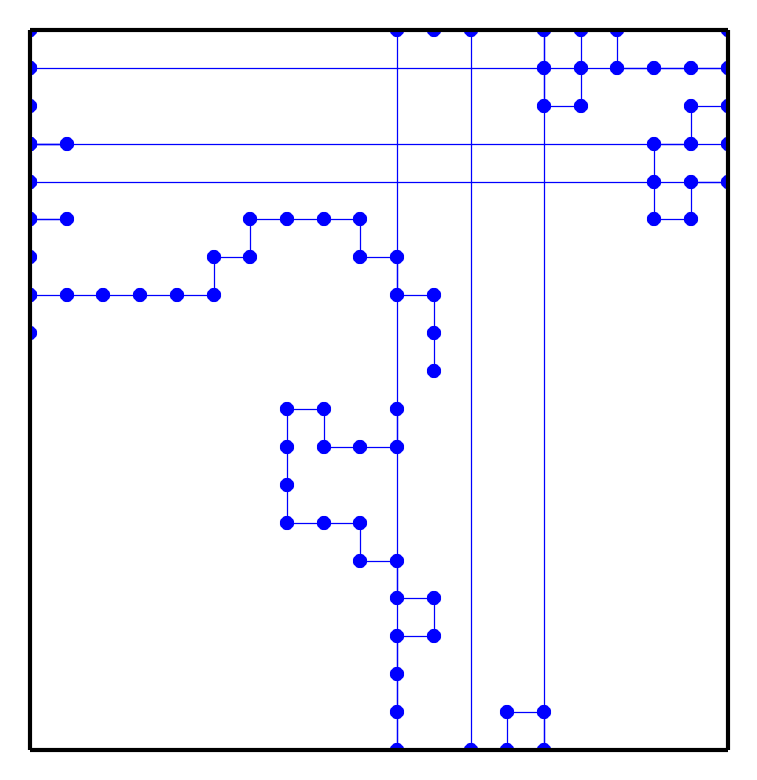

This chart was generated by the following Python code:
#!/usr/bin/python
#
# An implementation of a Loop Erased Random Walk (LERW)
# from a cylinder with reflecting boundaries on the left
# and open boundaries on the right.
# PNG output of a single trajectory.
# Habib Rehmann and Gunnar Pruessner
#

import random
import numpy as np
import matplotlib.pyplot as plt

seed = 10  # random seed
Length = 20  # length of the cyclinder
Circ = 20  # circumference of cyclinder
s = 0  # Step number.

trajectory = []   # List of the x coordinates of all points visited.
# (Length x Circ) 2D array of zeros
lattice = np.zeros((Length, Circ), dtype=int)
random.seed(seed)

xStart = random.randint(0, Length)	# x coordinate of starting location
yStart = random.randint(0, Length)	# y coordinate of starting location
x, y = xStart, yStart

# Generate a randomwalk
while True:
	s += 1
	if (bool(random.getrandbits(1))):
		if (bool(random.getrandbits(1))):
			x += 1
		else:
			x -= 1
	else:
		if (bool(random.getrandbits(1))):
			y += 1
		else:
			y -= 1

	# Periodic boundaries
	if (x >= Length):
		x -= Length
	elif (x < 0):
		x += Length
	if (y >= Circ):
		y -= Circ
	elif (y < 0):
		y += Circ

	if (x == xStart and y == yStart):
		break

	lattice[x][y] += 1
	trajectory.append((x, y))

x0 = None
y0 = None
pos = 0

# Loop erasure
while pos < len(trajectory):
	x, y = trajectory[pos]
	if lattice[x][y] > 1 and (not x0):
		x0, y0 = x, y
		pos0 = pos
	elif (x == x0) and (y == y0) and (lattice[x][y] == 1):
		del trajectory[pos0:pos]
		x0, y0 = None, None
		pos = pos0
	lattice[x][y] -= 1
	pos += 1

# Plot random walk
dpi = 300
fig, ax = plt.subplots()
fig.set_size_inches(3, Circ * 3. / Length)
ax.set_xlim(0, Length - 1)
ax.set_ylim(0, Circ - 1)
ax.get_xaxis().set_visible(False)
ax.get_yaxis().set_visible(False)
plt.plot(*zip(*trajectory), marker=".",linewidth=0.3)
plt.savefig(__file__[:-3]+".png", bbox_inches="tight", dpi=dpi)
